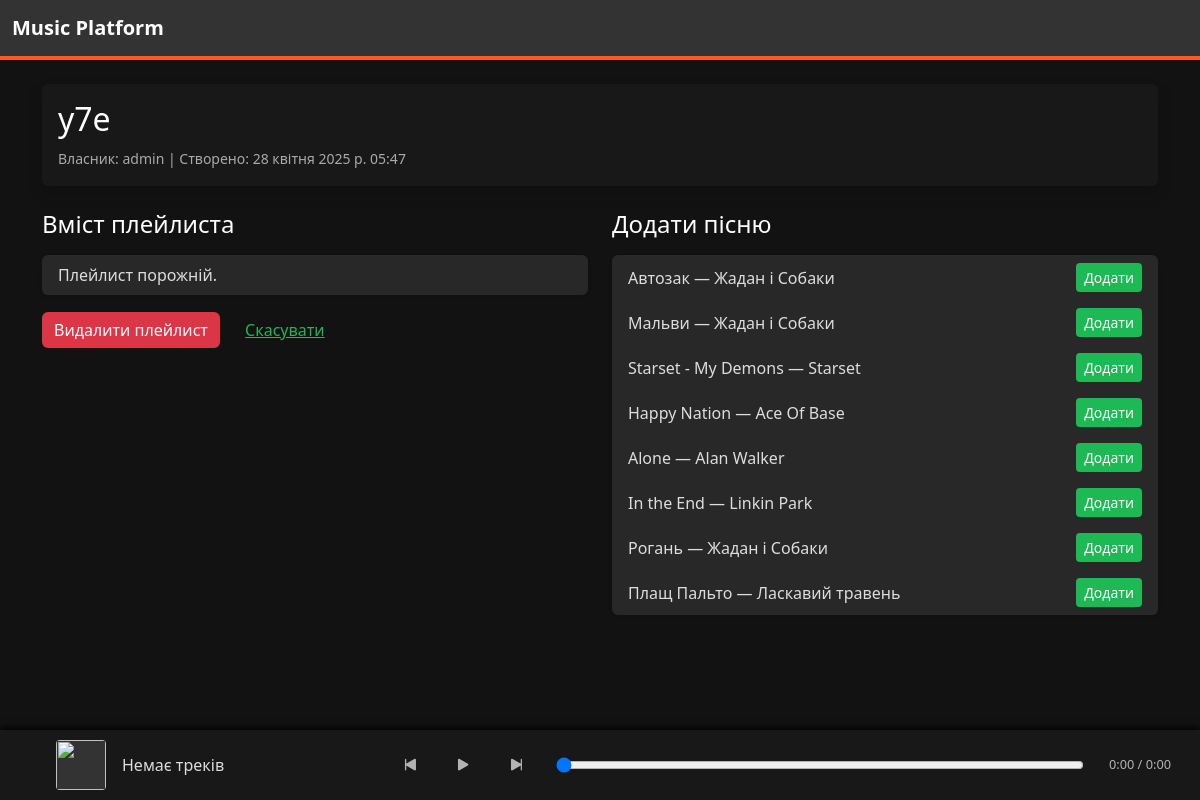
Page /playlists/2/ (signed in) on the committed database.
### music/models.py (models this page shows, shortened)
class Playlist(models.Model):
    name       = models.CharField(max_length=100)
    owner      = models.ForeignKey(User, on_delete=models.CASCADE, related_name='playlists')
    songs      = models.ManyToManyField(Song, blank=True, related_name='in_playlists')
    created_at = models.DateTimeField(auto_now_add=True)

class Song(models.Model):
    title       = models.CharField(max_length=200)
    artist      = models.CharField(max_length=200)
    genre = models.ForeignKey(Genre, on_delete=models.SET_NULL, null=True, blank=True)
    style       = models.CharField(max_length=100, blank=True)
    description = models.TextField(blank=True)
    audio_file  = models.FileField(upload_to='songs/')
    cover_image = models.ImageField(upload_to='covers/', blank=True, null=True)

### music/views.py (the view)
# urls.py: path('playlists/<int:pl_id>/',         views.playlist_detail,      name='playlist_detail'),
@login_required
def playlist_detail(request, pl_id):
    playlist = get_object_or_404(Playlist, pk=pl_id, owner=request.user)
    available_songs = Song.objects.exclude(id__in=playlist.songs.values_list('id', flat=True))
    return render(request, 'music/playlist_detail.html', {
        'playlist': playlist,
        'songs': available_songs,
    })

### music/templates/music/playlist_detail.html (shortened to what this page needs)
{% load static %}
<!DOCTYPE html>
<html lang="uk">
<head>
  <link href="https://cdn.jsdelivr.net/npm/bootstrap@5.3.0/dist/css/bootstrap.min.css" rel="stylesheet">
  <link href="https://cdn.jsdelivr.net/npm/bootstrap-icons@1.10.5/font/bootstrap-icons.css" rel="stylesheet">
  <link href="{% static 'music/css/test1.css' %}" rel="stylesheet">
</head>
<body>
  <nav class="navbar navbar-expand-lg navbar-dark sticky-top">
    <div class="container-fluid">
      <a class="navbar-brand" href="{% url 'song_list' %}">Music Platform</a>
    </div>
  </nav>
  <div class="container mt-4">
    <div class="card mb-4 shadow">
      <div class="card-body">
        <h2 class="card-title">{{ playlist.name }}</h2>
        <p class="card-text">
          <small class="text-muted">
            Власник: {{ playlist.owner.username }} |
            Створено: {{ playlist.created_at }}
          </small>
        </p>
      </div>
    </div>
    <div class="row gx-4">
      <div class="col-md-6">
        <h4 class="mb-3">Вміст плейлиста</h4>
        <ul class="list-group mb-3 shadow-sm">
          {% for s in playlist.songs.all %}
            <li class="list-group-item d-flex justify-content-between align-items-center">
              {{ s.title }} — {{ s.artist }}
              <form method="post" action="{% url 'playlist_remove_song' playlist.id s.id %}">
                {% csrf_token %}
                <button class="btn btn-sm btn-danger">Видалити</button>
              </form>
            </li>
          {% empty %}
            <li class="list-group-item">Плейлист порожній.</li>
          {% endfor %}
        </ul>
        <form method="post" action="{% url 'playlist_delete' playlist.id %}">
          <button type="submit" class="btn btn-danger">Видалити плейлист</button>
          <a href="{% url 'my_playlists' %}" class="btn btn-link ms-2">Скасувати</a>
        </form>
      </div>
      <div class="col-md-6">
        <h4 class="mb-3">Додати пісню</h4>
        <ul class="list-group shadow-sm">
          {% for s in songs %}
            <li class="list-group-item d-flex justify-content-between align-items-center">
              {{ s.title }} — {{ s.artist }}
              <a href="{% url 'playlist_add_song' playlist.id s.id %}"
                 class="btn btn-sm btn-primary">Додати</a>
            </li>
          {% endfor %}
        </ul>
      </div>
    </div>
  </div>
  <div id="mini-player">
    <div class="mp-art"><img src="{% static 'music/img/placeholder.png' %}" alt=""></div>
    <div class="mp-info">
      <div class="mp-title">Немає треків</div>
    </div>
    <div class="mp-controls">
      <button id="mp-prev" class="mp-btn"><i class="bi bi-skip-start-fill"></i></button>
      <button id="mp-play" class="mp-btn"><i class="bi bi-play-fill"></i></button>
      <button id="mp-next" class="mp-btn"><i class="bi bi-skip-end-fill"></i></button>
    </div>
    <input type="range" id="mp-seek" min="0" max="100" value="0">
    <div id="mp-time">0:00 / 0:00</div>
  </div>
</body>
</html>

### music/static/music/css/test1.css (style rules this page uses)
body { background: #121212; color: #e0e0e0; min-height: 100vh; margin: 0; font-family: sans-serif; }
nav.navbar { background-color: #1db954; }
nav .navbar-brand, nav .nav-link { color: #ffffff !important; }
nav.navbar { background-color: #333333 !important; border-bottom: 4px solid #ff5722; }
#mini-player { position: fixed; bottom: 0; left: 0; width: 100%; background: #121212; display: flex; align-items: center; padding: 8px 16px; box-shadow: 0 -3px 6px rgba(0,0,0,0.7); z-index: 1000; }
#mini-player .mp-btn { background: none; border: none; color: #e0e0e0; font-size: 1.5rem; margin-right: 16px; cursor: pointer; }
#mp-seek { width: 200px; margin-left: 16px; }
body { padding-bottom: 60px; }
* { scrollbar-width: thin; scrollbar-color: #1db954 #222; }

### music/templates/music/playlist_detail.html (style rules this page uses)
body { background: #121212; color: #fff; padding-bottom: 120px; font-family: 'Segoe UI', sans-serif; }
.navbar { background: #181818; }
.navbar-brand { color: #1db954 !important; font-weight: bold; }
.card { background: #181818; color: #ddd; border: none; }
.card-title, .card-text { color: #fff; }
.text-muted { color: #aaa !important; }
.list-group-item { background: #282828; color: #ddd; border: none; }
.list-group-item a.btn-primary { background: #1db954; border: none; }
.btn-danger { background: #dc3545; border: none; }
.btn-link { color: #1db954; }
#mini-player { position: fixed; bottom: 0; left: 0; right: 0; background: #181818; display: flex; align-items: center; padding: 10px 20px; box-shadow: 0 -3px 6px rgba(0,0,0,.8); z-index: 1000; }
#mini-player .mp-art { width: 50px; height: 50px; border-radius: 4px; overflow: hidden; background: #333; margin-right: 1rem; }
#mini-player .mp-art img { width:100%; height:100%; object-fit:cover; }
#mini-player .mp-info { flex:1; overflow:hidden; color:#ddd; }
#mini-player .mp-title { font-weight:500; white-space:nowrap; overflow:hidden; text-overflow:ellipsis; }
#mini-player .mp-controls .mp-btn { background:none; border:none; color:#b3b3b3; font-size:1.3rem; margin:0 .5rem; cursor:pointer; }
#mp-seek { flex:2; margin: 0 1rem; }
#mp-time { min-width:80px; text-align:center; color:#b3b3b3; font-size:.8rem; }
* { scrollbar-width: thin; scrollbar-color: #1db954 #222; }

### rows in the picture
Playlist: name "y7e", owner.username "admin", created_at "28 квітня 2025 р. 05:47"
Song: title "Автозак", artist "Жадан і Собаки"
Song: title "Мальви", artist "Жадан і Собаки"
Song: title "Starset - My Demons", artist "Starset"
Song: title "Happy Nation", artist "Ace Of Base"
Song: title "Alone", artist "Alan Walker"
Song: title "In the End", artist "Linkin Park"
Song: title "Рогань", artist "Жадан і Собаки"
Song: title "Плащ Пальто", artist "Ласкавий травень"
